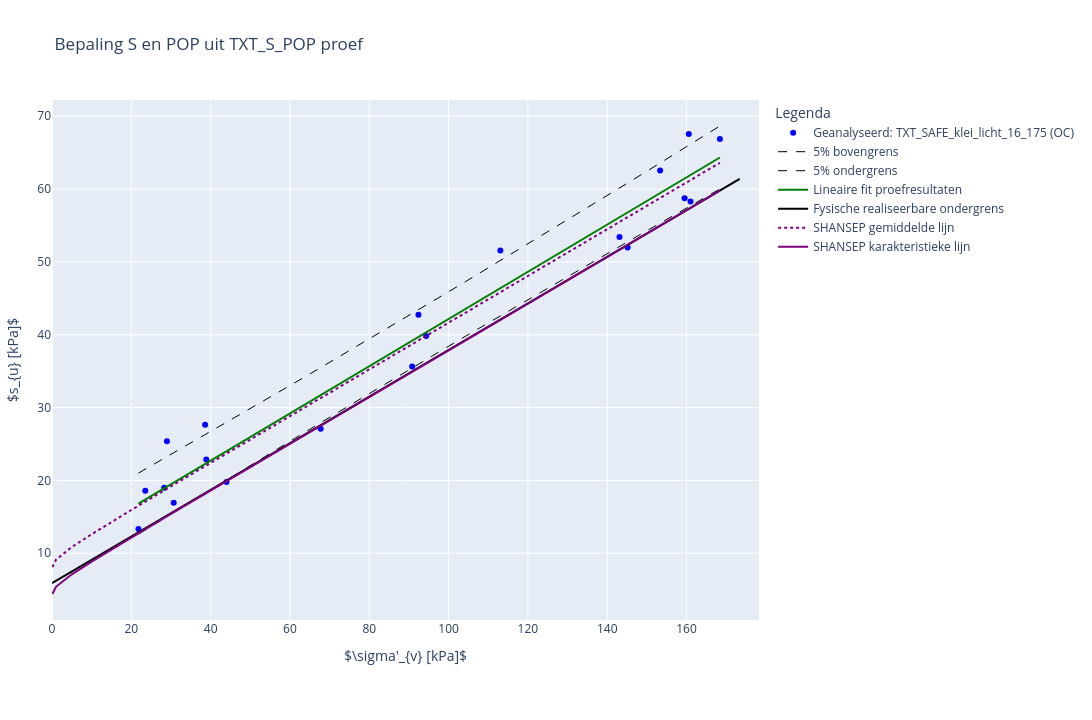
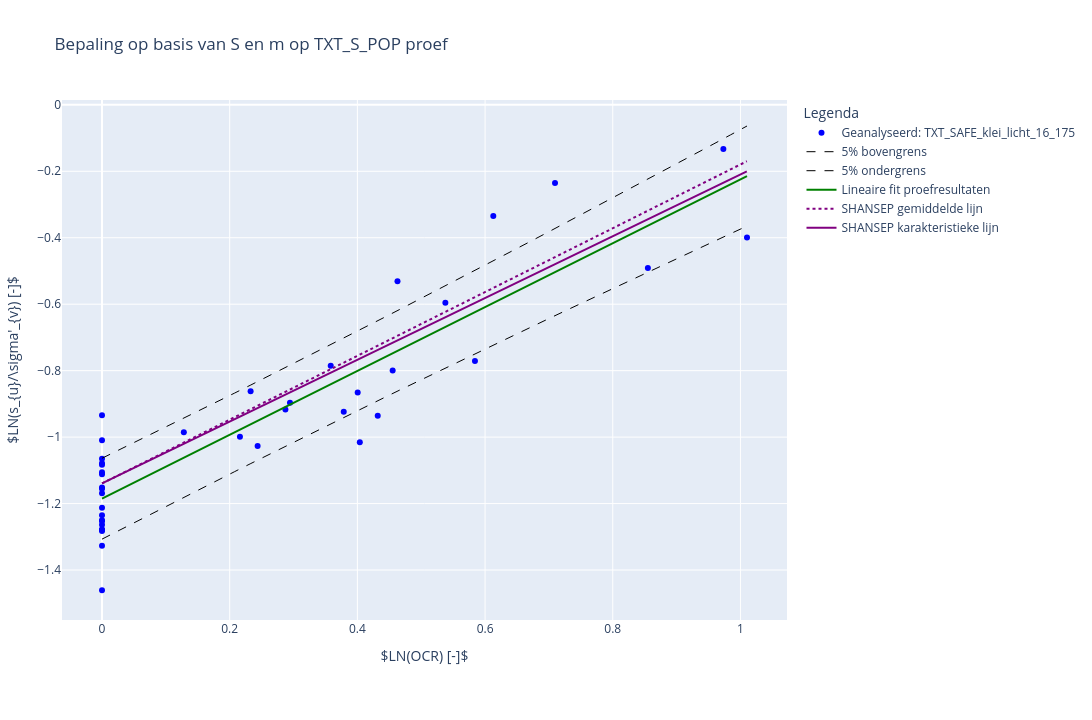
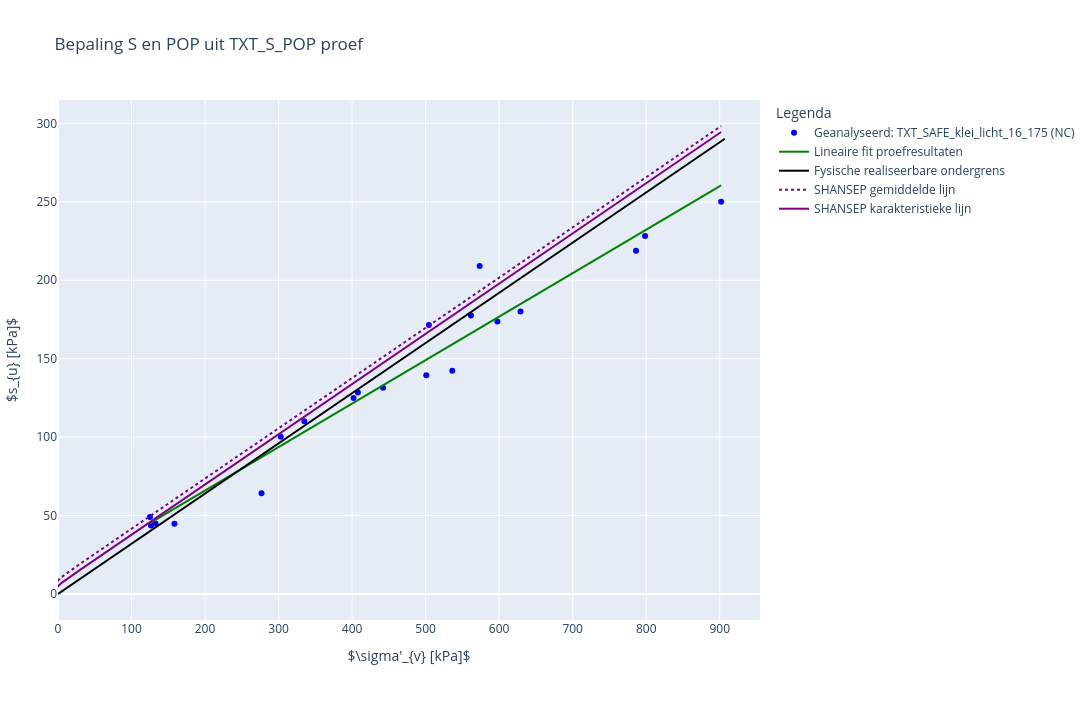

Here is the notebook cell these charts were saved with, in order:
### Code cell
#voer Shansep analyse uit met invoer en toon grafieken

analyse.set_parameters_handmatig(snijpunt_gem = PV_A1_SNIJPUNT_YAS_GEM_handmatig.value, s_gem = PV_A2_S_GEM_handmatig.value, m_gem= PV_m_GEM_handmatig.value, snijpunt_kar= PV_A1_SNIJPUNT_YAS_KAR_handmatig.value, s_kar= PV_A2_S_KAR_handmatig.value, m_kar= PV_m_KAR_handmatig.value)
extra_verzamelingen_tonen = list(multi_select_verzameling.value)

output_df = analyse.get_short_results()
print(output_df)

analyse.show_figure_sv_su(plot_extra_dataset=extra_verzamelingen_tonen) #deze werkt niet
analyse.show_figure_ln_ocr_ln_s(plot_extra_dataset=extra_verzamelingen_tonen)
analyse.show_figure_sv_su_nc(plot_extra_dataset=extra_verzamelingen_tonen) #hier moet het NC verloop worden ingetekend met POP =0

### Figure 1 — Plotly figure (JSON) as saved in the notebook; plotly's stock layout.template omitted (floating-point values rounded to 4 significant figures)
{"data": [{"hoverinfo": "text", "marker": {"color": "blue"}, "mode": "markers", "name": "Geanalyseerd: TXT_SAFE_klei_licht_16_175 (OC)", "text": ["1201.0_AW208.+124_B_BIK_M017-a", "1277.0_AW216.+198_B_BIK_M027-b", "1400.0_AW299.+003_B_BIT_M012-a", "1502.0_VY021.+018_B_BUK_M018-a", "1574.0_AW298.+178_B_BIK_14-b", "1623.0_VY010.+135_B_BIK_26", "1688.0_VY021.+019_B_BIT_19", "1744.0_VY053.+108_B_BUK_22", "1767.0_VY093.+135_B_BUK_17", "1784.0_VY093.+142_B_AL_7", "2450.0_VY050.+179_B_BIK_mo-23a", "2472.0_VY050.+179_B_BIT_mo-15a", "2529.0_VY050.+179_B_MBIB_mo-22a", "2691.0_VY079.+066_B_AL_mo-06a", "2756.0_VY079.+091_B_BIT_mo-03a", "2982.0_VY022.+188_B_BIT_M018-a", "3152.0_VY032.+004_B_BIT_M008-a", "3176.0_VY032.+003_B_AL_M007-a", "4004.0_AW230.+080_B_AL_mo-06", "4072.0_AW230.+082_B_BIT_mo-13"], "type": "scatter", "x": [153.3, 161.0, 38.9, 143.1, 113.1, 160.6, 90.82, 168.4, 159.5, 30.69, 145.1, 67.74, 94.34, 23.52, 28.3, 44.0, 38.61, 28.98, 21.8, 92.4], "y": [62.56, 58.31, 22.88, 53.42, 51.57, 67.56, 35.63, 66.86, 58.73, 16.92, 51.99, 27.08, 39.83, 18.59, 18.98, 19.78, 27.63, 25.38, 13.34, 42.73]}, {"line": {"color": "black", "dash": "dash", "width": 1}, "mode": "lines", "name": "5% bovengrens", "type": "scatter", "x": [21.8, 29.52, 37.23, 44.95, 52.67, 60.38, 68.1, 75.81, 83.53, 91.25, 98.96, 106.7, 114.4, 122.1, 129.8, 137.5, 145.3, 153.0, 160.7, 168.4], "y": [21.01, 23.41, 25.83, 28.26, 30.69, 33.14, 35.6, 38.07, 40.56, 43.05, 45.56, 48.09, 50.62, 53.16, 55.72, 58.29, 60.87, 63.45, 66.05, 68.66]}, {"line": {"color": "black", "dash": "dash", "width": 1}, "mode": "lines", "name": "5% ondergrens", "type": "scatter", "x": [21.8, 29.52, 37.23, 44.95, 52.67, 60.38, 68.1, 75.81, 83.53, 91.25, 98.96, 106.7, 114.4, 122.1, 129.8, 137.5, 145.3, 153.0, 160.7, 168.4], "y": [12.62, 15.22, 17.8, 20.38, 22.94, 25.5, 28.04, 30.57, 33.09, 35.59, 38.09, 40.57, 43.04, 45.49, 47.94, 50.37, 52.8, 55.21, 57.62, 60.01]}, {"line": {"color": "green", "width": 2}, "mode": "lines", "name": "Lineaire fit proefresultaten", "type": "scatter", "x": [21.8, 168.4], "y": [16.81, 64.33]}, {"line": {"color": "black", "width": 2}, "mode": "lines", "name": "Fysische realiseerbare ondergrens", "type": "scatter", "x": [0, 173.4], "y": [5.91, 61.4]}, {"line": {"color": "purple", "dash": "dot", "width": 2}, "mode": "lines", "name": "SHANSEP gemiddelde lijn", "type": "scatter", "x": [0.1, 1, 5, 10, 20, 30, 168.4], "y": [8.091, 9.112, 10.85, 12.61, 15.94, 19.19, 63.61]}, {"line": {"color": "purple", "width": 2}, "mode": "lines", "name": "SHANSEP karakteristieke lijn", "type": "scatter", "x": [0.1, 1, 5, 10, 20, 30, 168.4], "y": [4.408, 5.396, 7.11, 8.851, 12.15, 15.4, 59.78]}], "layout": {"height": 720, "legend": {"title": {"text": "Legenda"}}, "margin": {"b": 100, "l": 50, "r": 50, "t": 100}, "title": {"text": "Bepaling S en POP uit TXT_S_POP proef"}, "width": 1280, "xaxis": {"title": {"text": "$\\sigma'_{v} [kPa]$"}}, "yaxis": {"title": {"text": "$s_{u} [kPa]$"}}}}

### Figure 2 — Plotly figure (JSON) as saved in the notebook; plotly's stock layout.template omitted (floating-point values rounded to 4 significant figures)
{"data": [{"hoverinfo": "text", "marker": {"color": "blue"}, "mode": "markers", "name": "Geanalyseerd: TXT_SAFE_klei_licht_16_175", "text": ["1201.0_AW208.+124_B_BIK_M017-a", "1277.0_AW216.+198_B_BIK_M027-b", "1400.0_AW299.+003_B_BIT_M012-a", "1502.0_VY021.+018_B_BUK_M018-a", "1574.0_AW298.+178_B_BIK_14-b", "1623.0_VY010.+135_B_BIK_26", "1688.0_VY021.+019_B_BIT_19", "1744.0_VY053.+108_B_BUK_22", "1767.0_VY093.+135_B_BUK_17", "1784.0_VY093.+142_B_AL_7", "2450.0_VY050.+179_B_BIK_mo-23a", "2472.0_VY050.+179_B_BIT_mo-15a", "2529.0_VY050.+179_B_MBIB_mo-22a", "2691.0_VY079.+066_B_AL_mo-06a", "2756.0_VY079.+091_B_BIT_mo-03a", "2982.0_VY022.+188_B_BIT_M018-a", "3152.0_VY032.+004_B_BIT_M008-a", "3176.0_VY032.+003_B_AL_M007-a", "4004.0_AW230.+080_B_AL_mo-06", "4072.0_AW230.+082_B_BIT_mo-13"], "type": "scatter", "x": [0.2944, 0.4038, 0.4628, 0.1282, 0.3582, 0.4005, 0.4319, 0.3786, 0.2161, 0.5378, 0.2437, 0.2873, 0.2327, 0.7095, 1.01, 0.4553, 0.6129, 0.9732, 0.855, 0.5841, 0.0, 0.0, 0.0, 0.0, 0.0, 0.0, 0.0, 0.0, 0.0, 0.0, 0.0, 0.0, 0.0, 0.0, 0.0, 0.0, 0.0, 0.0, 0.0, 0.0], "y": [-0.8965, -1.016, -0.5307, -0.9854, -0.785, -0.8657, -0.9357, -0.9238, -0.9992, -0.5954, -1.027, -0.9169, -0.8623, -0.2352, -0.3995, -0.7995, -0.3346, -0.1326, -0.4911, -0.7712, -1.112, -1.106, -1.169, -1.079, -0.934, -1.009, -1.278, -1.283, -1.083, -1.213, -1.065, -1.264, -1.279, -1.327, -1.235, -1.461, -1.252, -1.151, -1.25, -1.155]}, {"line": {"color": "black", "dash": "dash", "width": 1}, "mode": "lines", "name": "5% bovengrens", "type": "scatter", "x": [0.0, 0.0259, 0.05181, 0.07771, 0.1036, 0.1295, 0.1554, 0.1813, 0.2072, 0.2331, 0.259, 0.2849, 0.3108, 0.3367, 0.3627, 0.3886, 0.4145, 0.4404, 0.4663, 0.4922, 0.5181, 0.544, 0.5699, 0.5958, 0.6217, 0.6476, 0.6735, 0.6994, 0.7253, 0.7512, 0.7771, 0.803, 0.8289, 0.8548, 0.8807, 0.9066, 0.9325, 0.9584, 0.9843, 1.01], "y": [-1.064, -1.039, -1.015, -0.9908, -0.9664, -0.9419, -0.9173, -0.8926, -0.8679, -0.843, -0.8181, -0.7931, -0.768, -0.7429, -0.7176, -0.6923, -0.6669, -0.6414, -0.6158, -0.5902, -0.5645, -0.5387, -0.5128, -0.4869, -0.4608, -0.4348, -0.4086, -0.3824, -0.3562, -0.3298, -0.3035, -0.277, -0.2505, -0.224, -0.1974, -0.1707, -0.1441, -0.1173, -0.09054, -0.06372]}, {"line": {"color": "black", "dash": "dash", "width": 1}, "mode": "lines", "name": "5% ondergrens", "type": "scatter", "x": [0.0, 0.0259, 0.05181, 0.07771, 0.1036, 0.1295, 0.1554, 0.1813, 0.2072, 0.2331, 0.259, 0.2849, 0.3108, 0.3367, 0.3627, 0.3886, 0.4145, 0.4404, 0.4663, 0.4922, 0.5181, 0.544, 0.5699, 0.5958, 0.6217, 0.6476, 0.6735, 0.6994, 0.7253, 0.7512, 0.7771, 0.803, 0.8289, 0.8548, 0.8807, 0.9066, 0.9325, 0.9584, 0.9843, 1.01], "y": [-1.307, -1.281, -1.256, -1.23, -1.205, -1.18, -1.155, -1.129, -1.104, -1.079, -1.055, -1.03, -1.005, -0.9804, -0.9559, -0.9314, -0.907, -0.8827, -0.8585, -0.8343, -0.8103, -0.7863, -0.7623, -0.7385, -0.7147, -0.691, -0.6673, -0.6437, -0.6202, -0.5967, -0.5733, -0.55, -0.5266, -0.5034, -0.4802, -0.457, -0.4339, -0.4109, -0.3879, -0.3649]}, {"line": {"color": "green", "width": 2}, "mode": "lines", "name": "Lineaire fit proefresultaten", "type": "scatter", "x": [0, 1.01], "y": [-1.185, -0.2143]}, {"line": {"color": "purple", "dash": "dot", "width": 2}, "mode": "lines", "name": "SHANSEP gemiddelde lijn", "type": "scatter", "x": [0, 1.01], "y": [-1.139, -0.1698]}, {"line": {"color": "purple", "width": 2}, "mode": "lines", "name": "SHANSEP karakteristieke lijn", "type": "scatter", "x": [0, 1.01], "y": [-1.139, -0.2001]}], "layout": {"height": 720, "legend": {"title": {"text": "Legenda"}}, "margin": {"b": 100, "l": 50, "r": 50, "t": 100}, "title": {"text": "Bepaling op basis van S en m op TXT_S_POP proef"}, "width": 1280, "xaxis": {"title": {"text": "$LN(OCR) [-]$"}}, "yaxis": {"title": {"text": "$LN(s_{u}/\\sigma'_{v}) [-]$"}}}}

### Figure 3 — Plotly figure (JSON) as saved in the notebook; plotly's stock layout.template omitted (floating-point values rounded to 4 significant figures)
{"data": [{"hoverinfo": "text", "marker": {"color": "blue"}, "mode": "markers", "name": "Geanalyseerd: TXT_SAFE_klei_licht_16_175 (NC)", "text": ["1224.0_AW215.+116_B_BIK_M011-a", "1511.0_VY021.+018_B_BUK_M024-a", "1624.0_VY010.+135_B_BIK_27", "1743.0_VY053.+108_B_BUK_21", "1787.0_VY093.+142_B_AL_9-b", "2238.0_VY004.+186_B_MBIB_mo-14a", "2537.0_VY059.+001_B_BIT_mo-07a", "2555.0_VY059.+002_B_BIK_mo-18a", "2690.0_VY079.+066_B_AL_mo-05a", "2746.0_VY079.+091_B_BIK_mo-18a", "2976.0_VY022.+188_B_BIT_M014-b", "3182.0_VY032.+003_B_AL_M012-a", "3743.0_AW207.+162_B_BIK_mo-22", "3824.0_AW213.+167_B_BIK_mo-32", "3859.0_AW213.+167_B_BIT_mo-31", "3911.0_AW217.+083_B_AL_mo-22", "3952.0_AW217.+084_B_BIK_mo-34", "3978.0_AW217.+084_B_BIT_mo-21", "3991.0_AW217.+084_B_BIT_mo-34", "4199.0_AW240.+027_B_BIK_mo-15"], "type": "scatter", "x": [335.0, 302.9, 402.0, 504.4, 125.0, 573.4, 500.8, 901.9, 132.6, 442.0, 126.6, 158.4, 786.1, 536.3, 597.6, 276.8, 798.5, 561.6, 629.0, 407.9], "y": [110.2, 100.3, 124.9, 171.5, 49.13, 209.1, 139.5, 250.1, 44.91, 131.4, 43.64, 44.76, 218.8, 142.3, 173.7, 64.23, 228.2, 177.6, 180.1, 128.5]}, {"line": {"color": "green", "width": 2}, "mode": "lines", "name": "Lineaire fit proefresultaten", "type": "scatter", "x": [125.0, 901.9], "y": [45.24, 260.5]}, {"line": {"color": "black", "width": 2}, "mode": "lines", "name": "Fysische realiseerbare ondergrens", "type": "scatter", "x": [0, 906.9], "y": [0, 290.2]}, {"line": {"color": "purple", "dash": "dot", "width": 2}, "mode": "lines", "name": "SHANSEP gemiddelde lijn", "type": "scatter", "x": [0.1, 1, 5, 10, 20, 30, 901.9], "y": [8.091, 9.112, 10.85, 12.61, 15.94, 19.19, 298.4]}, {"line": {"color": "purple", "width": 2}, "mode": "lines", "name": "SHANSEP karakteristieke lijn", "type": "scatter", "x": [0.1, 1, 5, 10, 20, 30, 901.9], "y": [4.408, 5.396, 7.11, 8.851, 12.15, 15.4, 294.5]}], "layout": {"height": 720, "legend": {"title": {"text": "Legenda"}}, "margin": {"b": 100, "l": 50, "r": 50, "t": 100}, "title": {"text": "Bepaling S en POP uit TXT_S_POP proef"}, "width": 1280, "xaxis": {"title": {"text": "$\\sigma'_{v} [kPa]$"}}, "yaxis": {"title": {"text": "$s_{u} [kPa]$"}}}}
